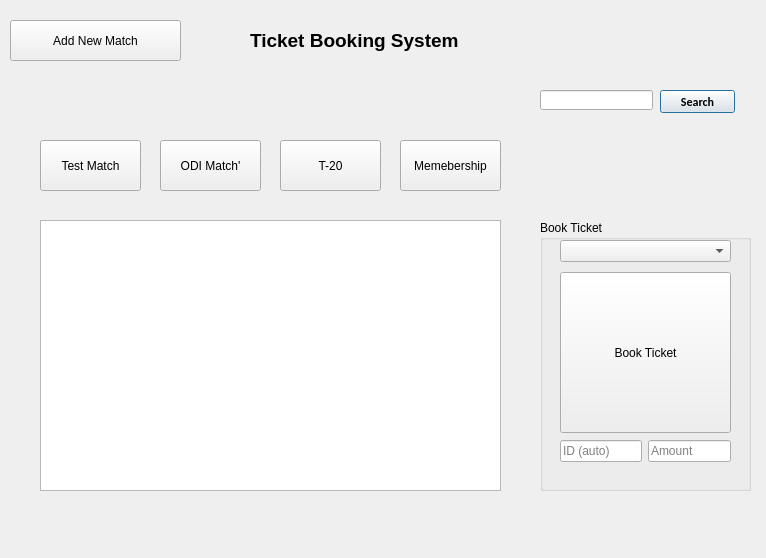
<?xml version="1.0" encoding="UTF-8"?>
<ui version="4.0">
 <class>Home</class>
 <widget class="QDialog" name="Home">
  <property name="geometry">
   <rect>
    <x>0</x>
    <y>0</y>
    <width>766</width>
    <height>558</height>
   </rect>
  </property>
  <property name="windowTitle">
   <string>Home</string>
  </property>
  <property name="autoFillBackground">
   <bool>false</bool>
  </property>
  <widget class="QLabel" name="label">
   <property name="geometry">
    <rect>
     <x>250</x>
     <y>20</y>
     <width>231</width>
     <height>41</height>
    </rect>
   </property>
   <property name="text">
    <string>&lt;html&gt;&lt;head/&gt;&lt;body&gt;&lt;p&gt;&lt;span style=&quot; font-size:14pt; font-weight:600;&quot;&gt;Ticket Booking System&lt;/span&gt;&lt;/p&gt;&lt;/body&gt;&lt;/html&gt;</string>
   </property>
  </widget>
  <widget class="QPushButton" name="pushButton">
   <property name="geometry">
    <rect>
     <x>660</x>
     <y>90</y>
     <width>75</width>
     <height>23</height>
    </rect>
   </property>
   <property name="font">
    <font>
     <family>Calibri</family>
     <pointsize>9</pointsize>
     <weight>75</weight>
     <bold>true</bold>
    </font>
   </property>
   <property name="text">
    <string>Search</string>
   </property>
  </widget>
  <widget class="QLineEdit" name="lineEdit">
   <property name="geometry">
    <rect>
     <x>540</x>
     <y>90</y>
     <width>113</width>
     <height>20</height>
    </rect>
   </property>
  </widget>
  <widget class="QPushButton" name="pushButton_5">
   <property name="geometry">
    <rect>
     <x>10</x>
     <y>20</y>
     <width>171</width>
     <height>41</height>
    </rect>
   </property>
   <property name="text">
    <string>Add New Match</string>
   </property>
  </widget>
  <widget class="QPushButton" name="pushButton_2">
   <property name="geometry">
    <rect>
     <x>40</x>
     <y>140</y>
     <width>101</width>
     <height>51</height>
    </rect>
   </property>
   <property name="text">
    <string>Test Match</string>
   </property>
  </widget>
  <widget class="QPushButton" name="pushButton_3">
   <property name="geometry">
    <rect>
     <x>160</x>
     <y>140</y>
     <width>101</width>
     <height>51</height>
    </rect>
   </property>
   <property name="text">
    <string>ODI Match'</string>
   </property>
  </widget>
  <widget class="QPushButton" name="pushButton_4">
   <property name="geometry">
    <rect>
     <x>280</x>
     <y>140</y>
     <width>101</width>
     <height>51</height>
    </rect>
   </property>
   <property name="text">
    <string>T-20</string>
   </property>
  </widget>
  <widget class="QPushButton" name="pushButton_6">
   <property name="geometry">
    <rect>
     <x>400</x>
     <y>140</y>
     <width>101</width>
     <height>51</height>
    </rect>
   </property>
   <property name="text">
    <string>Memebership</string>
   </property>
  </widget>
  <widget class="QTableView" name="tableView">
   <property name="geometry">
    <rect>
     <x>40</x>
     <y>220</y>
     <width>461</width>
     <height>271</height>
    </rect>
   </property>
  </widget>
  <widget class="QGroupBox" name="groupBox">
   <property name="geometry">
    <rect>
     <x>540</x>
     <y>220</y>
     <width>211</width>
     <height>271</height>
    </rect>
   </property>
   <property name="title">
    <string>Book Ticket</string>
   </property>
   <widget class="QComboBox" name="comboBox">
    <property name="geometry">
     <rect>
      <x>20</x>
      <y>20</y>
      <width>171</width>
      <height>22</height>
     </rect>
    </property>
   </widget>
   <widget class="QPushButton" name="pushButton_7">
    <property name="geometry">
     <rect>
      <x>20</x>
      <y>52</y>
      <width>171</width>
      <height>161</height>
     </rect>
    </property>
    <property name="text">
     <string>Book Ticket</string>
    </property>
   </widget>
   <widget class="QWidget" name="">
    <property name="geometry">
     <rect>
      <x>20</x>
      <y>220</y>
      <width>171</width>
      <height>22</height>
     </rect>
    </property>
    <layout class="QHBoxLayout" name="horizontalLayout">
     <item>
      <widget class="QLineEdit" name="txtsearch">
       <property name="placeholderText">
        <string>ID (auto)</string>
       </property>
      </widget>
     </item>
     <item>
      <widget class="QLineEdit" name="updatetxt">
       <property name="placeholderText">
        <string>Amount</string>
       </property>
      </widget>
     </item>
    </layout>
   </widget>
  </widget>
 </widget>
 <resources/>
 <connections/>
</ui>
